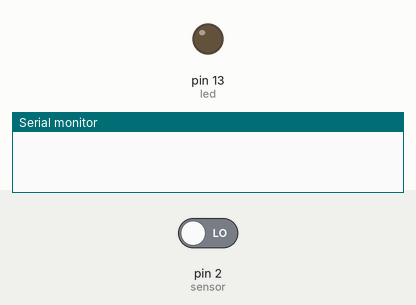
A sketch run on a simulated Arduino Uno, built with avr-gcc and run on an emulated ATmega328P. Parts: output pins drawn as LEDs (lit = HIGH), the last lines printed to the serial monitor. The test bench sets the inputs (shaded band); at power-on: pin 2 (sensor) LOW.

Above: at 1.2 s.
1.3 s: pin 2 (sensor) driven HIGH
At 1.7 s:
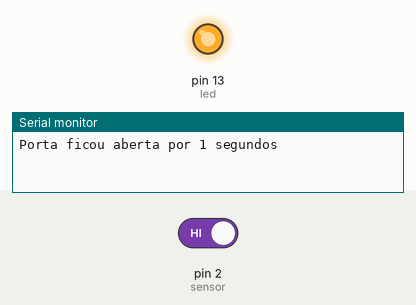
2.8 s: pin 2 (sensor) driven LOW
At 4.0 s:
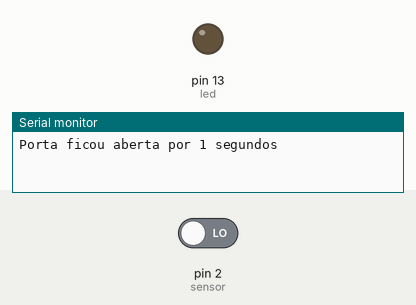
Timing chart, 0 to 5.8 s (numbered marks = the images above; inputs shaded):
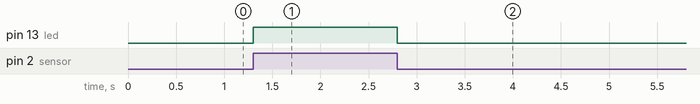

The sketch:

_02_-_Capturando_tempo_de_abertura_de_porta.ino
```cpp
int led = 13;
int sensor = 2;

int ctrl_abre = 0;
int ctrl_fecha = 0;

unsigned long tempo_abrir = 0;
unsigned long tempo_fechar = 0;

void setup() {
  Serial.begin(9600);
  pinMode(led, OUTPUT);
  pinMode(sensor, INPUT);
}

void loop() {
  if (digitalRead(sensor) == HIGH) {
    digitalWrite(led, HIGH);
    if (ctrl_abre == 0) {
      tempo_fechar = millis();
      ctrl_abre = 1;
      ctrl_fecha = 0;
      Serial.print("Porta ficou aberta por ");
      Serial.print((tempo_fechar - tempo_abrir) / 1000);
      Serial.println(" segundos");
    }
  } else {
    digitalWrite(led, LOW);
    if (ctrl_fecha == 0) {
      tempo_abrir = millis();
      ctrl_fecha = 1;
      ctrl_abre = 0;
    }
  }
}
```

Measured:
- after the input at 1.3 s, pin 13 (led): LOW → HIGH at once
- after the input at 2.8 s, pin 13 (led): HIGH → LOW at once
